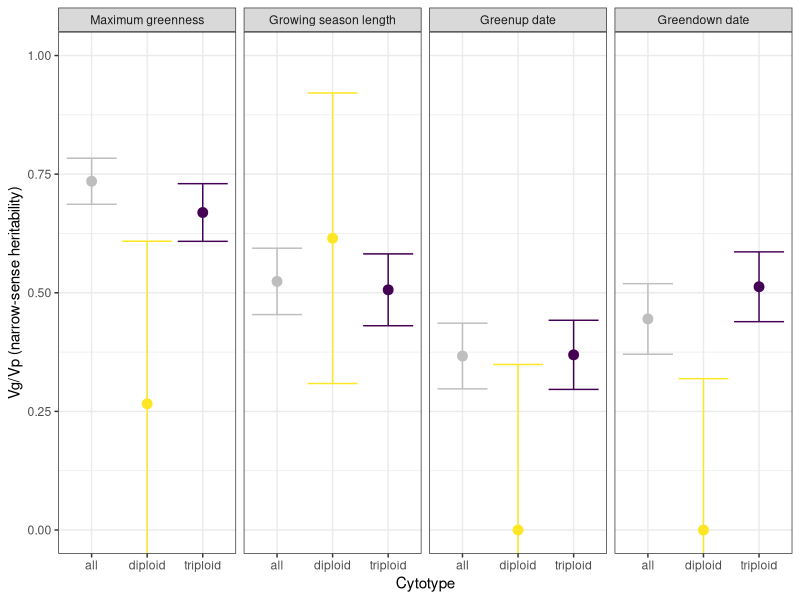
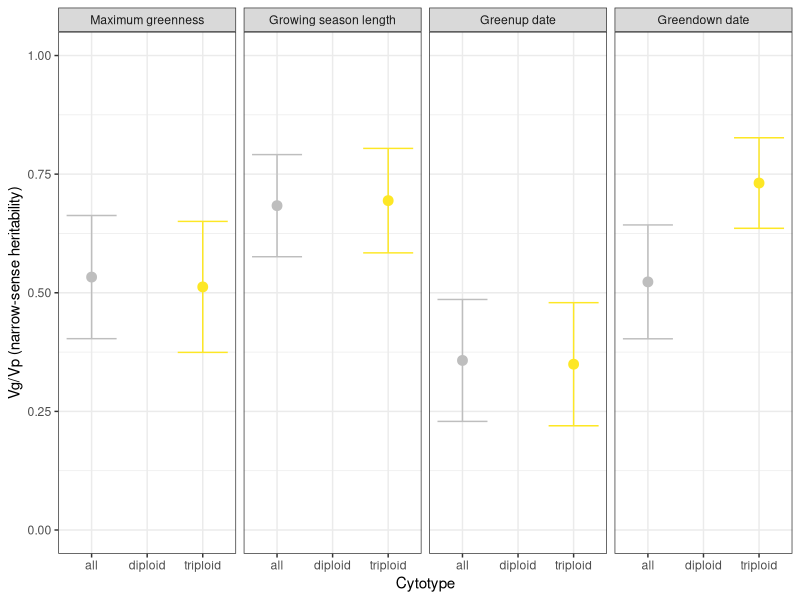

Write R code to recreate these figures, in order.
library(tidyverse)
library(ggplot2)
library(viridis)

# load data
df_heritability <- read_tsv("heritability_paper_data.tsv") %>%
  mutate(ploidy=factor(ploidy))

nice_names_pheno = c(OGI='Greenup date (doy)', 
                     OGMn='Greendown date (doy)', 
                     GSL='Growing season length (days)', 
                     EVImax='Maximum greenness (fraction)')

nice_names_pheno_short = sapply(nice_names_pheno, function(x) {  strsplit(x,split=" \\(")[[1]][1]  })

#make plot
make_plot <- function(df)
{
  plot_vgvp <- ggplot(df, aes(x=ploidy, y=Variance,color=ploidy)) +
    geom_point(size=3, position=position_dodge(width=0.5)) +
    geom_errorbar(aes(ymin=(Variance-SE), ymax=(Variance+SE)),
                  position=position_dodge(width=0.4)) +
    facet_wrap(~phenology, labeller = as_labeller(nice_names_pheno_short),nrow=1) +
    theme(axis.text.x = element_text(angle = 75, hjust=1)) + 
    labs(y="Vg/Vp (narrow-sense heritability)", x='Cytotype') +
    coord_cartesian(ylim = c(0, 1)) +
    theme_bw() +
    theme(legend.position='none') +
    scale_color_manual(values=c('gray',viridis(n=3)[3],viridis(n=3)[1])) +
    scale_x_discrete(drop=FALSE)
}

#save plot
ggsave(make_plot(df_heritability %>% filter(cover=="cover25")), file="figures/g_vgvp_25.png", 
       width=7, height=4)
ggsave(make_plot(df_heritability %>% filter(cover=="cover50")), file="figures/g_vgvp_50.png", 
       width=7, height=4)
